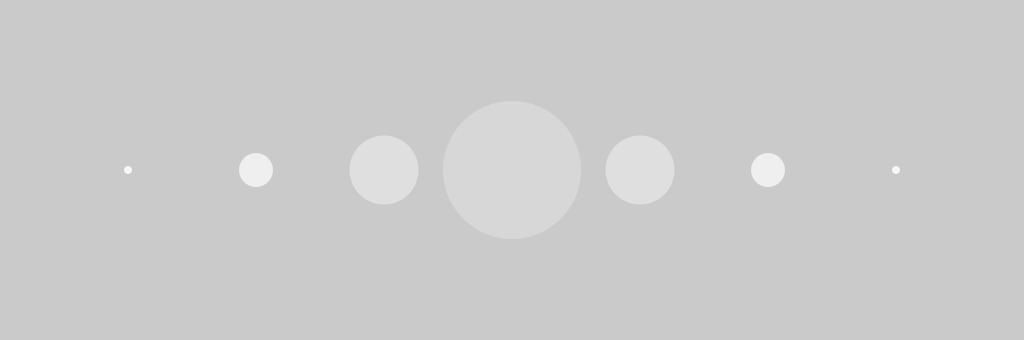
Frame 1 (no input)
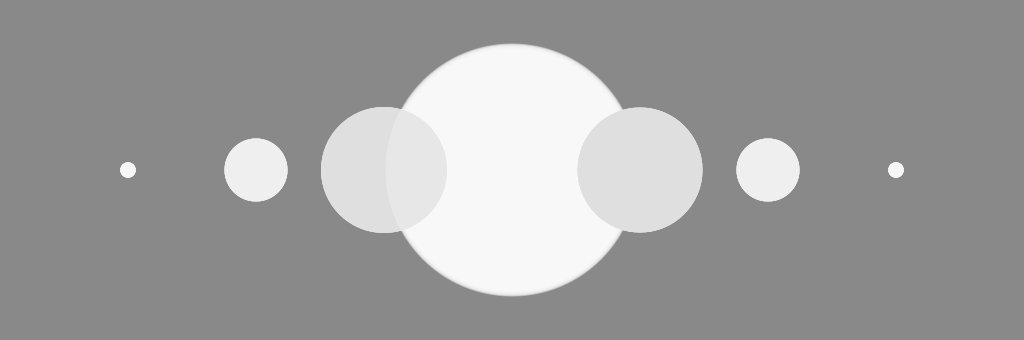
Frame 60 (the mouse pressed at the canvas centre just before this capture)
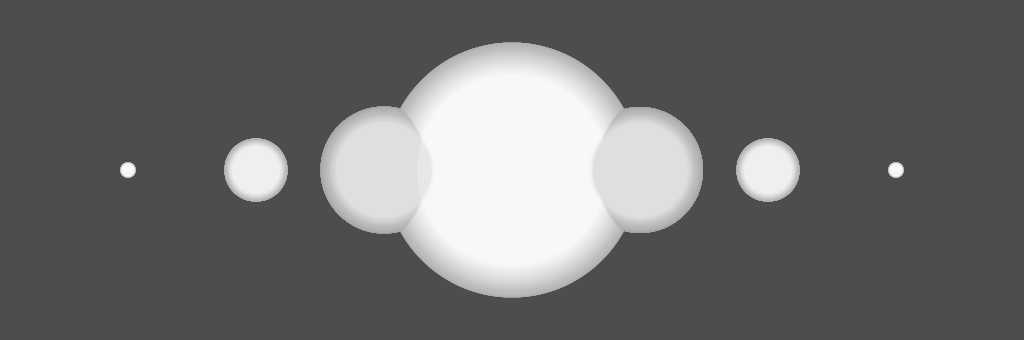
Frame 120 (the mouse held since frame 60 and released just before this capture)

The Processing sketch that drew these frames (run headless with seeded random() and noise(); from frame 60 on, the mouse is pressed at the canvas centre):

// Processing sketch: ANI2012A19_FadingBall6
// ── ANI2012A19_FadingBall6.pde
// ANI2012A19_FadingBall6.pde
// Animation de plusieurs boules lumineuses avec mouvement oscillatoire.
// Chaque instance est stockée dans une liste et est un descendant d'une hiérarchie de classes.
// Les classes sont définies dans des fichiers externes.

// paramètre
int period = 5000;

// variables
int index;

float centerX;
float centerY;

ArrayList<FadingBall> list;

void setup()
{
  size(1024, 340);

  centerX = width / 2.0f;
  centerY = height / 2.0f;

  noStroke();

  list = new ArrayList<FadingBall>();

  list.add(new FadingBall(centerX - 384, centerY, 8,   color(255 - 8)));
  list.add(new FadingBall(centerX - 256, centerY, 32,  color(255 - 16)));
  list.add(new FadingBall(centerX - 128, centerY, 64,  color(255 - 32)));
  list.add(new FadingBall(centerX,       centerY, 128, color(255,  64)));
  list.add(new FadingBall(centerX + 128, centerY, 64,  color(255 - 32)));
  list.add(new FadingBall(centerX + 256, centerY, 32,  color(255 - 16)));
  list.add(new FadingBall(centerX + 384, centerY, 8,   color(255 - 8)));
}

void draw()
{
  fade(2);

  list.get(0).oscillation = 8   + int(oscillate(millis(), 8,   period));
  list.get(1).oscillation = 32  + int(oscillate(millis(), 32,  period));
  list.get(2).oscillation = 64  + int(oscillate(millis(), 64,  period));
  list.get(3).oscillation = 128 + int(oscillate(millis(), 128, period));
  list.get(4).oscillation = 64  + int(oscillate(millis(), 63,  period));
  list.get(5).oscillation = 32  + int(oscillate(millis(), 32,  period));
  list.get(6).oscillation = 8   + int(oscillate(millis(), 8,   period));

  for (index = 0; index < list.size(); ++index)
  {
    list.get(index).update();
    list.get(index).render();
  }
}

void fade(float decay)
{
  fill(0, decay);
  rect(0, 0, width, height);
}

float oscillate(float time, float amplitude, float period)
{
  return amplitude * sin(time * 2 * PI / period);
}

// ── Ball.pde
// ANI2012A19_FadingBall6/Ball.pde
// Classe de type Ball, qui hérite de Entity, et dont hérite FadingBall.

class Ball extends Entity
{
  color colorFill;

  Ball(float x, float y, float r, color c)
  {
    super(x, y, r);
    colorFill = c;
  }

  void update()
  {
    super.update();
  }

  void render()
  {
    super.render();
    fill(colorFill);
  }
}

// ── Entity.pde
// ANI2012A19_FadingBall6/Entity.pde
// Classe de type Entity, la racine de l'hiérarchie de classes.

class Entity
{
  float positionX;
  float positionY;

  float radius;

  Entity(float x, float y, float r)
  {
    positionX = x;
    positionY = y;

    radius = r;
  }

  void update(){}

  void render(){}
}

// ── FadingBall.pde
// ANI2012A19_FadingBall6/FadingBall.pde
// Classe de type FadingBall, qui hérite de Ball, qui elle hérite de Entity.

class FadingBall extends Ball
{
  color colorFill;

  float oscillation;

  FadingBall(float x, float y, float r, color c)
  {
    super(x,y,r,c);
  }

  void update()
  {
    super.update();
    radius = oscillation;
  }

  void render()
  {
    super.render();
    ellipse(positionX, positionY, radius, radius);
  }
}
